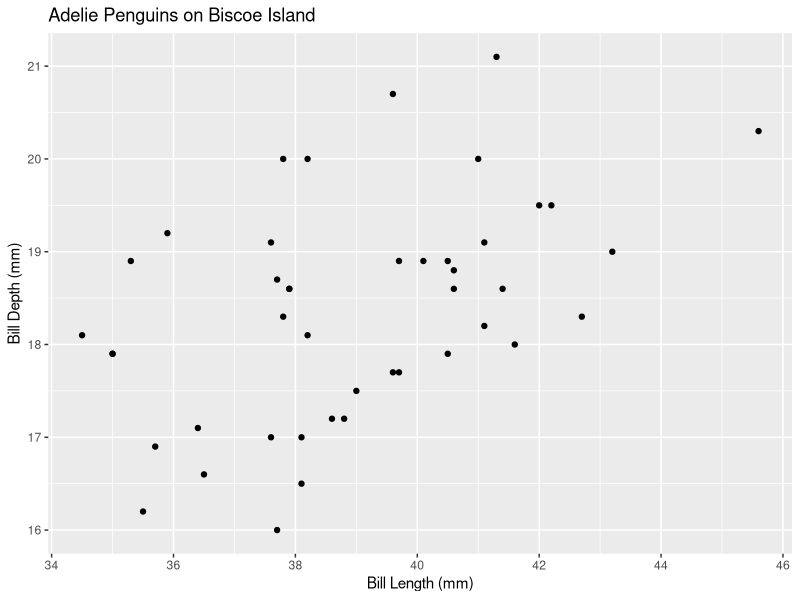
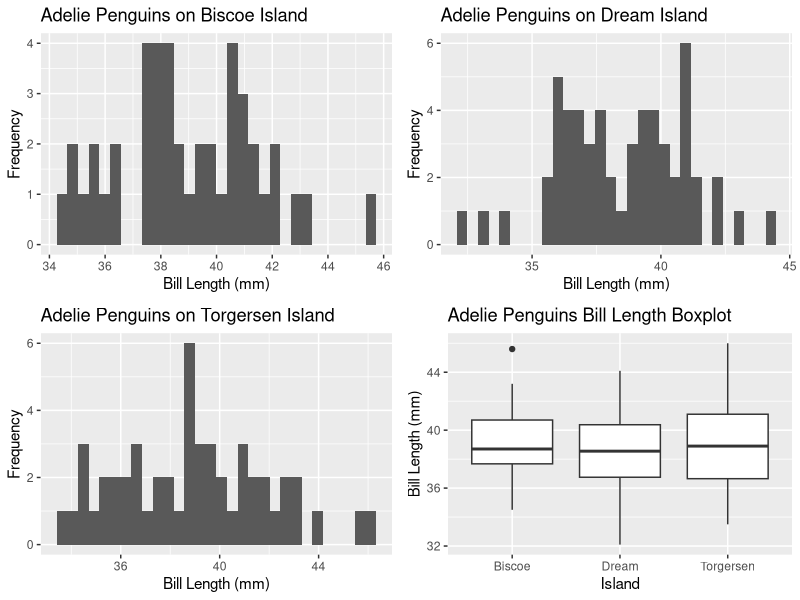
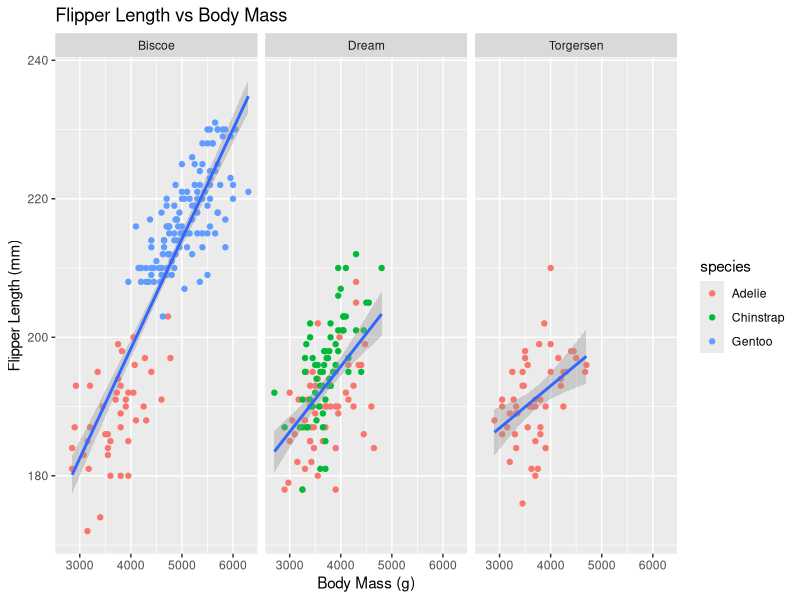
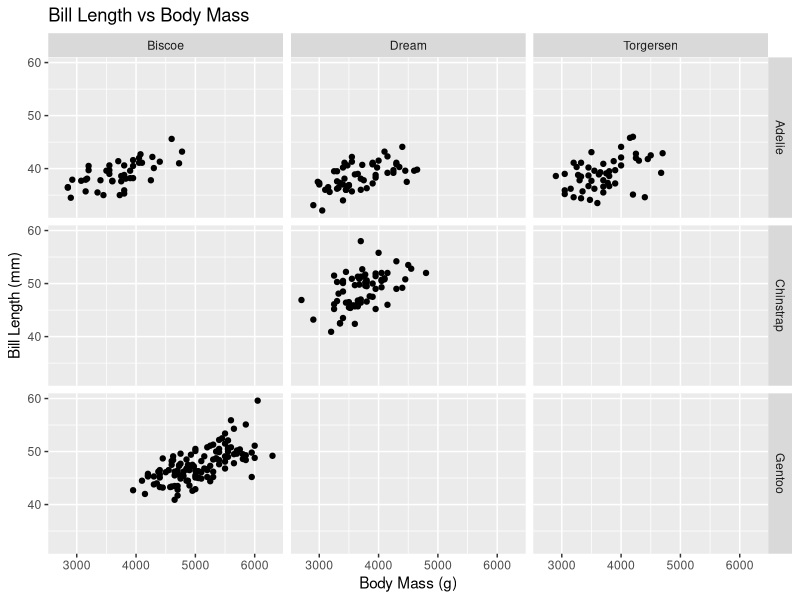
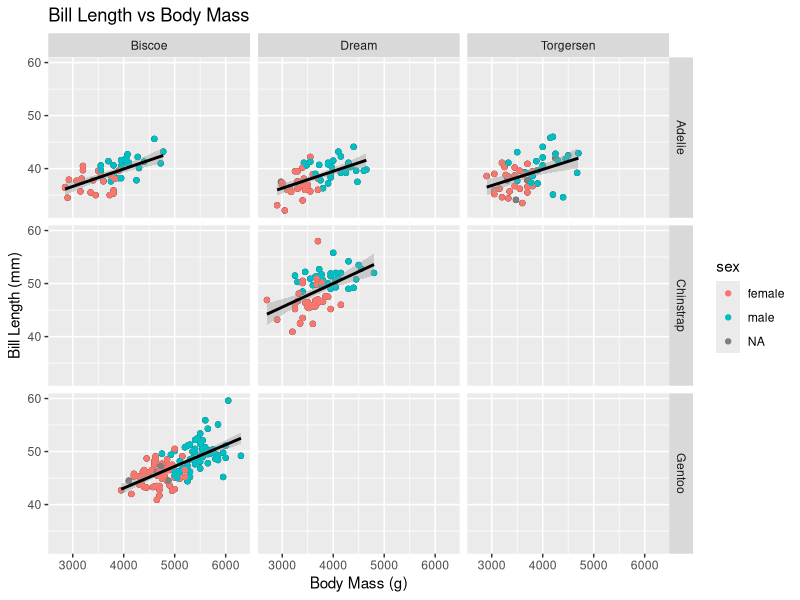

Write the R code that produced these figures, in order.
## ---- chunk 1
# Load the tidyverse package
library(tidyverse)

# Read the Excel file into R
crops <- readxl::read_excel(here::here("data", "crops.xlsx"))
## ---- chunk 2
# Load the tidyverse package
library(tidyverse)

# Calculate the mean ± SD for crop mass within each combination of block and fertiliser
crops %>%
  group_by(block, fertilizer) %>%
  summarise(mean_mass = mean(mass), sd_mass = sd(mass))
## ---- chunk 3
library(palmerpenguins) # ✓ 
library(tidyverse) # ✓ 
data(penguins)
head(penguins)

penguins %>% # ✓ 
  filter(island == "Biscoe" & species == "Adelie") %>%  # ✓ 
  ggplot(aes(x = bill_length_mm, y = bill_depth_mm)) +  # ✓ 
  geom_point() +  # ✓ 
  labs(title = "Adelie Penguins on Biscoe Island",  # ✓ 
         x = "Bill Length (mm)", # ✓ 
         y = "Bill Depth (mm)") # ✓ 
## ---- chunk 4
library(ggpubr) # ✓

# Create histograms
adelie_biscoe <- penguins %>% # ✓ x 5
  filter(island == "Biscoe" & species == "Adelie") %>% 
  ggplot(aes(x = bill_length_mm)) + 
  geom_histogram() + 
  labs(title = "Adelie Penguins on Biscoe Island", 
       x = "Bill Length (mm)", 
       y = "Frequency")

adelie_dream <- penguins %>% # ✓ x 5
  filter(island == "Dream" & species == "Adelie") %>% 
  ggplot(aes(x = bill_length_mm)) + 
  geom_histogram() + 
  labs(title = "Adelie Penguins on Dream Island", 
       x = "Bill Length (mm)", 
       y = "Frequency")

adelie_torgersen <- penguins %>% # ✓ x 5
  filter(island == "Torgersen" & species == "Adelie") %>% 
  ggplot(aes(x = bill_length_mm)) + 
  geom_histogram() + 
  labs(title = "Adelie Penguins on Torgersen Island", 
       x = "Bill Length (mm)", 
       y = "Frequency")

# Create boxplot # ✓ x 5
adelie_boxplot <- penguins %>% 
  filter(species == "Adelie") %>% 
  ggplot(aes(x = island, y = bill_length_mm)) + 
  geom_boxplot() + 
  labs(title = "Adelie Penguins Bill Length Boxplot", 
       x = "Island", 
       y = "Bill Length (mm)")

# Combine figures # ✓ x 1
ggarrange(adelie_biscoe, adelie_dream, adelie_torgersen, adelie_boxplot, 
          ncol = 2, nrow = 2)
## ---- chunk 5
penguins %>% # ✓ x 6
  ggplot(aes(x = body_mass_g, y = flipper_length_mm)) + 
  geom_point(aes(colour = species)) + 
  geom_smooth(method = "lm", se = TRUE) +
  facet_wrap(~island) + 
  labs(title = "Flipper Length vs Body Mass", 
       x = "Body Mass (g)",
       y = "Flipper Length (mm)")
## ---- chunk 6
grid_plt <-  penguins %>% # ✓ x 6
  ggplot(aes(x = body_mass_g, y = bill_length_mm)) + 
  geom_point() + 
  facet_grid(species ~ island) + 
  labs(title = "Bill Length vs Body Mass", 
       x = "Body Mass (g)",
       y = "Bill Length (mm)")
grid_plt
## ---- chunk 7
grid_plt +  # ✓ x 6
  geom_point(aes(col = sex)) +
  geom_smooth(method = "lm", se = TRUE, colour = "black")
